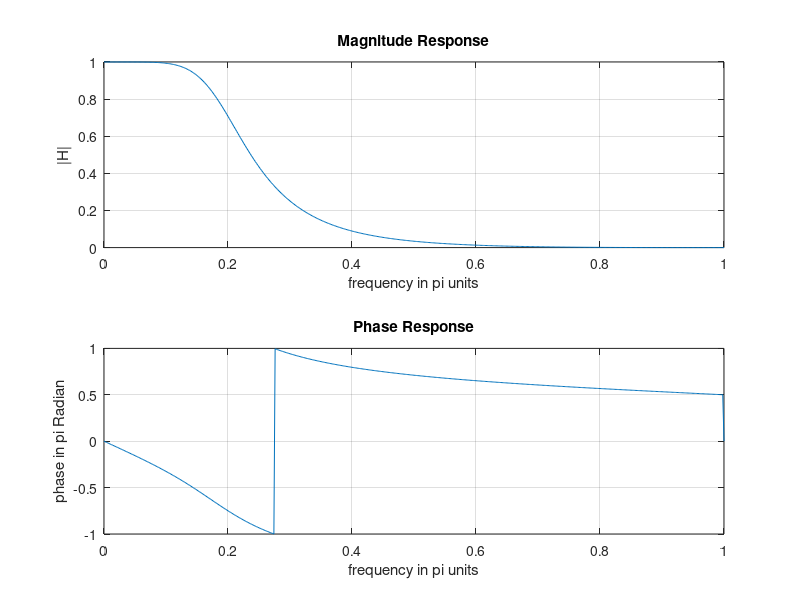

MATLAB code to generate this figure:
clc;

b = [0.0181, 0.0543, 0.0543, 0.0181];
a = [1.0000, -1.7600, 1.1829, -0.2781];
m = 0:length(b)-1; 
l = 0:length(a) -1;
K = 500;
k = 0:1:K;
w = pi*k/K;
num = b*exp(-j*m'*w);
den = a * exp(-j*l'*w);
H = num ./ den;
magH = abs(H);
angH = angle(H);
subplot(2,1,1);     plot(w/pi, magH);   grid;   axis([0,1,0,1])
xlabel('frequency in pi units'); ylabel('|H|');
title('Magnitude Response');
subplot(2,1,2);     plot(w/pi, angH/pi);    grid;
xlabel('frequency in pi units');    ylabel('phase in pi Radian');
title('Phase Response');